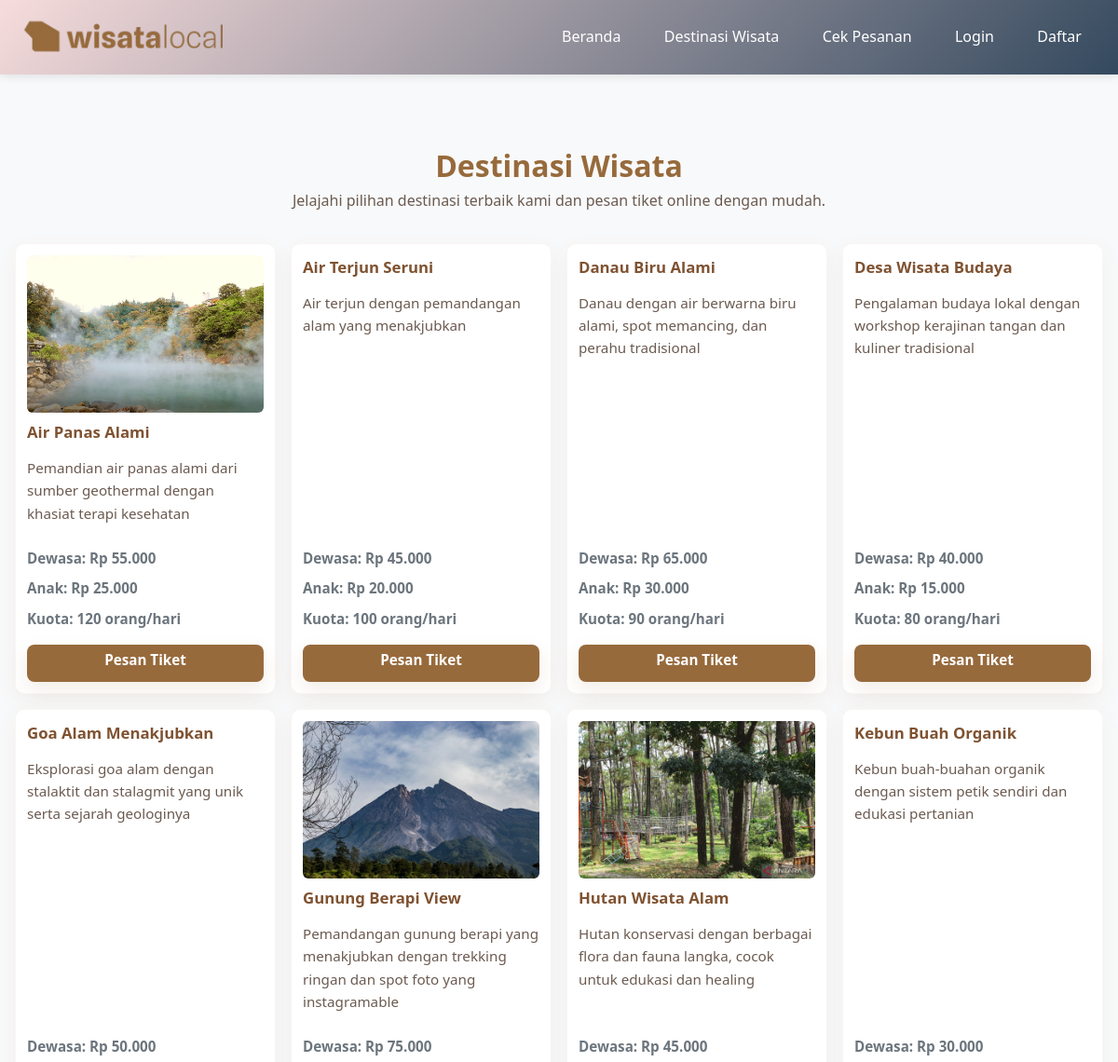
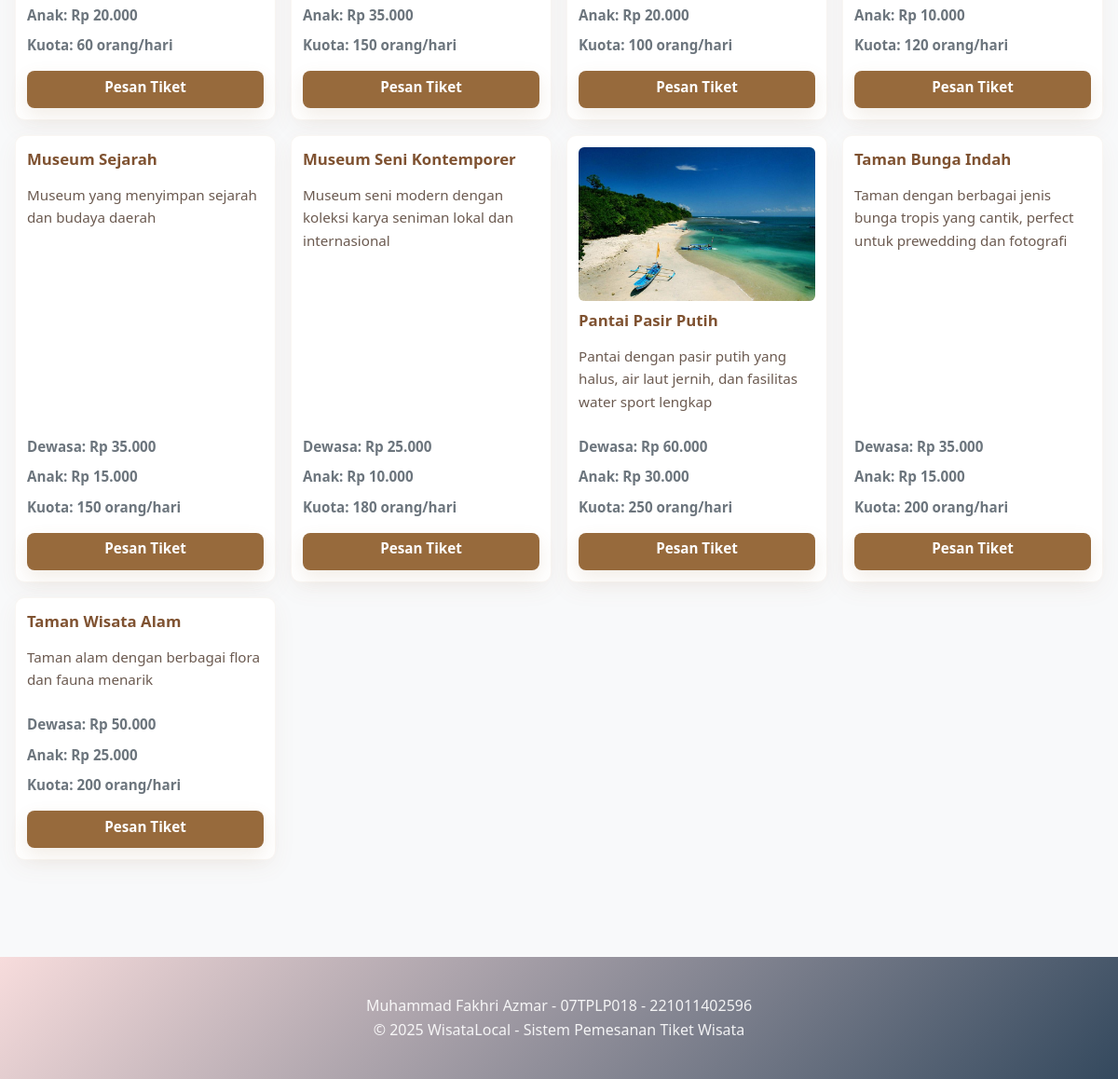
The page /destinasi.php on the database its author committed (2 pictures, top to bottom).
### tables this page shows
CREATE TABLE `destinasi` (
  `id` int(11) NOT NULL AUTO_INCREMENT,
  `nama_destinasi` varchar(100) NOT NULL,
  `deskripsi` text DEFAULT NULL,
  `harga_dewasa` decimal(10,2) NOT NULL,
  `harga_anak` decimal(10,2) NOT NULL,
  `kuota_harian` int(11) NOT NULL,
  `gambar` varchar(255) DEFAULT NULL,
  `created_at` timestamp NOT NULL DEFAULT current_timestamp(),
  `foto` varchar(255) DEFAULT NULL,
  PRIMARY KEY (`id`)
);

### config/config.php (called while the page is built, shortened)
<?php
function isLoggedIn() {
    return isset($_SESSION['user_id']);
}
function formatRupiah($number) {
    return 'Rp ' . number_format($number, 0, ',', '.');
}
?>

### destinasi.php (the view, shortened to what this page needs)
<?php
require_once 'config/config.php';
$db = (new Database())->getConnection();
$stmt = $db->query("SELECT * FROM destinasi ORDER BY nama_destinasi");
$destinasi = $stmt->fetchAll(PDO::FETCH_ASSOC);
?>
<?php include 'includes/header-public.php'; ?>
<section class="dest-page">
    <div class="dest-hero">
        <h1>Destinasi Wisata</h1>
        <p style="color:#6b5a50;">Jelajahi pilihan destinasi terbaik kami dan pesan tiket online dengan mudah.</p>
    </div>
<div class="grid">
    <?php foreach($destinasi as $d): ?>
    <div class="card">
        <?php if(!empty($d['gambar'])): ?>
        <div class="card-image">
            <img src="assets/img/destinasi/<?php echo $d['gambar']; ?>" alt="<?php echo htmlspecialchars($d['nama_destinasi']); ?>" style="width:100%; height:auto; max-height:200px; object-fit:cover; border-radius:6px;">
        </div>
        <?php endif; ?>
        <h3><?php echo $d['nama_destinasi']; ?></h3>
        <p><?php echo $d['deskripsi']; ?></p>
        <div class="price-info">
            <div>Dewasa: <?php echo formatRupiah($d['harga_dewasa']); ?></div>
            <div>Anak: <?php echo formatRupiah($d['harga_anak']); ?></div>
            <div>Kuota: <?php echo $d['kuota_harian']; ?> orang/hari</div>
        </div>
        <a href="pemesanan.php?destinasi_id=<?php echo $d['id']; ?>" class="btn">Pesan Tiket</a>
    </div>
    <?php endforeach; ?>
    </div>
</section>
<?php include 'includes/footer.php'; ?>

### includes/header-public.php (shortened to what this page needs)
<!DOCTYPE html>
<html lang="id">
<head>
    <link rel="stylesheet" href="css/style.css">
</head>
<body>
    <header>
        <div class="container">
            <div class="nav">
                <div class="logo">
                    <a href="index.php"><img src="assets/img/logo2-1.png" alt="WisataLocal" style="height:48px; display:block;"></a>
                </div>
                <nav class="nav-links">
                    <a href="index.php">Beranda</a>
                    <a href="destinasi.php">Destinasi Wisata</a>
                    <a href="cek_pemesanan.php">Cek Pesanan</a>
                    <?php if (isLoggedIn()): ?>
                        <?php if (isAdmin()): ?>
                            <a href="admin/index.php">Admin</a>
                            <a href="admin/login.php?logout=1">Logout</a>
                        <?php else: ?>
                            <a href="user/index.php">Dashboard</a>
                            <a href="user/login.php?action=logout">Logout</a>
                        <?php endif; ?>
                    <?php else: ?>
                        <a href="user/login.php">Login</a>
                        <a href="user/register.php">Daftar</a>
                    <?php endif; ?>
                </nav>
            </div>
        </div>
    </header>
    <main class="container">

### includes/footer.php (shortened to what this page needs)
    </main>
    <footer>
        <div class="container">
            <p>Muhammad Fakhri Azmar - 07TPLP018 - 221011402596</p>
            <p>&copy; <?php echo date('Y'); ?> WisataLocal - Sistem Pemesanan Tiket Wisata</p>
        </div>
    </footer>
</body>
</html>

### css/style.css (style rules this page uses)
* { margin: 0; padding: 0; box-sizing: border-box; }
html { scroll-behavior: smooth; }
body { font-family: 'Segoe UI', Tahoma, Geneva, Verdana, sans-serif; line-height: 1.6; color: #333; background-color: #f8f9fa; min-height: 100vh; display: flex; flex-direction: column; }
.container { max-width: 1200px; margin: 0 auto; padding: 0 20px; width: 100%; }
:root { --brown: #976a3c; --brown-dark: #34495e; --brown-soft: #f7efe6; --primary: #1e73be; --muted: #6c757d; }
header { background: linear-gradient(135deg, #f7dcdc, #34495e); color: white; box-shadow: 0 2px 10px rgba(0, 0, 0, 0.1); position: sticky; top: 0; z-index: 1000; }
header .nav { display: flex; justify-content: space-between; align-items: center; padding: 1rem 0; min-height: 70px; }
.nav-links { display: flex; align-items: center; gap: 0.5rem; }
.nav-links a { color: var(--brown-dark); text-decoration: none; padding: 0.6rem 1.2rem; border-radius: 6px; transition: all 0.18s ease; font-weight: 500; }
header .nav-links a { color: white; }
main.container { flex: 1; padding: 2rem 0; margin-top: 0; }
.btn { display: inline-block; padding: 0.65rem 1.1rem; background: var(--primary); color: #fff; text-decoration: none; border-radius: 999px; border: none; cursor: pointer; font-size: 0.95rem; font-weight: 600; transition: transform 0.18s ease, box-shadow 0.18s ease, filter 0.12s ease; text-align: center; min-height: 40px; line-height: 1; }
.grid { display: grid; grid-template-columns: repeat(auto-fit, minmax(320px, 1fr)); gap: 2rem; margin: 2rem 0; }
.card { background: white; padding: 2rem; border-radius: 12px; box-shadow: 0 5px 20px rgba(0, 0, 0, 0.08); transition: all 0.3s ease; border: 1px solid #e9ecef; }
.card h3 { color: #2c3e50; margin-bottom: 1rem; font-size: 1.4rem; font-weight: 600; }
.card p { color: #6c757d; margin-bottom: 1.5rem; line-height: 1.6; }
.price-info div { margin: 0.5rem 0; color: #6c757d; font-size: 0.95rem; }
footer { background: linear-gradient(135deg, #f7dcdc 0%, #34495e 100%); color: #fff; text-align: center; padding: 2.5rem 0; margin-top: auto; }
footer p { margin: 0; opacity: 0.95; color: rgba(255,255,255,0.95); }

### destinasi.php (style rules this page uses)
:root { --brown:#976a3c;--brown-600:#7f5231; }
.dest-page { padding:2.5rem 1rem; }
.dest-hero { text-align:center; margin-bottom:1.5rem; }
.dest-hero h1 { color:var(--brown); margin:0; font-size:2rem; }
.grid { display:grid; grid-template-columns:repeat(auto-fit,minmax(260px,1fr)); gap:1rem; }
.card { background:#fff; border-radius:10px; padding:0.75rem; box-shadow:0 8px 24px rgba(151,106,60,0.06); border:1px solid rgba(151,106,60,0.06); display:flex; flex-direction:column; gap:0.5rem; }
.card-image img { border-radius:8px; display:block; }
.card h3 { margin:0; color:var(--brown-600); font-size:1.05rem; }
.card p { color:#6b5a50; font-size:0.95rem; margin:0.25rem 0 0.5rem 0; flex-grow:1; }
.price-info { gap:1rem; justify-content:space-between; color:#5a4538; font-weight:600; font-size:0.95rem; }
.card .btn { display:inline-block; margin-top:auto; padding:0.6rem 0.9rem; background:var(--brown); color:#fff; text-decoration:none; border-radius:8px; box-shadow:0 8px 20px rgba(151,106,60,0.12); transition:transform .18s ease, box-shadow .18s ease; }

### rows shown on the page
destinasi: gambar (picture), nama_destinasi "Air Panas Alami", deskripsi "Pemandian air panas alami dari sumber geothermal dengan khasiat terapi kesehatan", harga_dewasa "Rp 55.000", harga_anak "Rp 25.000", kuota_harian "120"
destinasi: nama_destinasi "Air Terjun Seruni", deskripsi "Air terjun dengan pemandangan alam yang menakjubkan", harga_dewasa "Rp 45.000", harga_anak "Rp 20.000", kuota_harian "100"
destinasi: nama_destinasi "Danau Biru Alami", deskripsi "Danau dengan air berwarna biru alami, spot memancing, dan perahu tradisional", harga_dewasa "Rp 65.000", harga_anak "Rp 30.000", kuota_harian "90"
destinasi: nama_destinasi "Desa Wisata Budaya", deskripsi "Pengalaman budaya lokal dengan workshop kerajinan tangan dan kuliner tradisional", harga_dewasa "Rp 40.000", harga_anak "Rp 15.000", kuota_harian "80"
destinasi: nama_destinasi "Goa Alam Menakjubkan", deskripsi "Eksplorasi goa alam dengan stalaktit dan stalagmit yang unik serta sejarah geologinya", harga_dewasa "Rp 50.000", harga_anak "Rp 20.000", kuota_harian "60"
destinasi: gambar (picture), nama_destinasi "Gunung Berapi View", deskripsi "Pemandangan gunung berapi yang menakjubkan dengan trekking ringan dan spot foto yang instagramable", harga_dewasa "Rp 75.000", harga_anak "Rp 35.000", kuota_harian "150"
destinasi: gambar (picture), nama_destinasi "Hutan Wisata Alam", deskripsi "Hutan konservasi dengan berbagai flora dan fauna langka, cocok untuk edukasi dan healing", harga_dewasa "Rp 45.000", harga_anak "Rp 20.000", kuota_harian "100"
destinasi: nama_destinasi "Kebun Buah Organik", deskripsi "Kebun buah-buahan organik dengan sistem petik sendiri dan edukasi pertanian", harga_dewasa "Rp 30.000", harga_anak "Rp 10.000", kuota_harian "120"
destinasi: nama_destinasi "Museum Sejarah", deskripsi "Museum yang menyimpan sejarah dan budaya daerah", harga_dewasa "Rp 35.000", harga_anak "Rp 15.000", kuota_harian "150"
destinasi: nama_destinasi "Museum Seni Kontemporer", deskripsi "Museum seni modern dengan koleksi karya seniman lokal dan internasional", harga_dewasa "Rp 25.000", harga_anak "Rp 10.000", kuota_harian "180"
destinasi: gambar (picture), nama_destinasi "Pantai Pasir Putih", deskripsi "Pantai dengan pasir putih yang halus, air laut jernih, dan fasilitas water sport lengkap", harga_dewasa "Rp 60.000", harga_anak "Rp 30.000", kuota_harian "250"
destinasi: nama_destinasi "Taman Bunga Indah", deskripsi "Taman dengan berbagai jenis bunga tropis yang cantik, perfect untuk prewedding dan fotografi", harga_dewasa "Rp 35.000", harga_anak "Rp 15.000", kuota_harian "200"
destinasi: nama_destinasi "Taman Wisata Alam", deskripsi "Taman alam dengan berbagai flora dan fauna menarik", harga_dewasa "Rp 50.000", harga_anak "Rp 25.000", kuota_harian "200"
